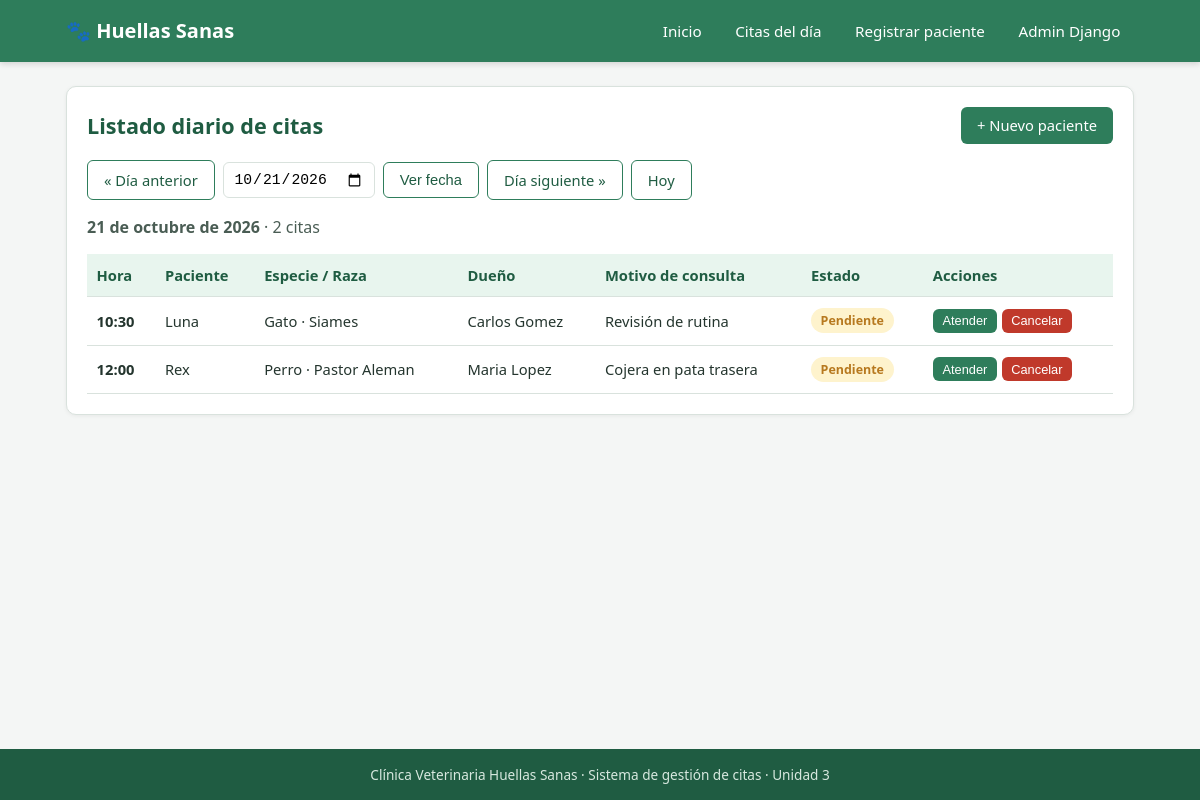
Page /citas/?fecha=2026-10-21 on the committed database.
### citas/models.py (models this page shows, shortened)
class Cita(models.Model):
    ESTADO_CITAS = [
        ("pendiente", "Pendiente"),
        ("atendida", "Atendida"),
        ("cancelada", "Cancelada"),
    ]
    mascota = models.ForeignKey(
        Mascota,
        on_delete=models.CASCADE,
        related_name="citas",
        verbose_name="Mascota",
    )
    fecha = models.DateField(verbose_name="Fecha")
    hora = models.TimeField(verbose_name="Hora")
    motivo_consulta = models.TextField(verbose_name="Motivo de consulta")
    estado = models.CharField(
        max_length=20,
        choices=ESTADO_CITAS,
        default="pendiente",
        verbose_name="Estado",
    )
    class Meta:
        verbose_name = "Cita"
        verbose_name_plural = "Citas"
        ordering = ["fecha", "hora"]

class Mascota(models.Model):
    nombre = models.CharField(max_length=100, verbose_name="Nombre de la mascota")
    especie = models.CharField(max_length=50, verbose_name="Especie")
    raza = models.CharField(max_length=100, verbose_name="Raza")
    nombre_dueno = models.CharField(max_length=150, verbose_name="Nombre del dueño")
    class Meta:
        verbose_name = "Mascota"
        verbose_name_plural = "Mascotas"

### citas/views.py (the view)
# urls.py: path("citas/", views.lista_citas, name="lista_citas"),
def lista_citas(request):
    hoy = timezone.localdate()
    fecha_param = request.GET.get("fecha", "")
    if fecha_param:
        try:
            fecha = datetime.strptime(fecha_param, "%Y-%m-%d").date()
        except ValueError:
            fecha = hoy
    else:
        fecha = hoy
    citas = (
        Cita.objects.select_related("mascota")
        .filter(fecha=fecha)
        .order_by("hora")
    )
    context = {
        "citas": citas,
        "fecha": fecha,
        "hoy": hoy,
        "total": citas.count(),
        "dia_anterior": fecha - timedelta(days=1),
        "dia_siguiente": fecha + timedelta(days=1),
    }
    return render(request, "citas/lista_citas.html", context)

### citas/templates/citas/lista_citas.html (shortened to what this page needs)
{% extends "citas/base.html" %}
{% block contenido %}
<section class="panel">
  <div class="panel-cabecera">
    <h1>Listado diario de citas</h1>
    <a class="boton boton-primario" href="{% url 'crear_mascota' %}">+ Nuevo paciente</a>
  </div>
  <form method="get" class="barra-fecha">
    <a class="boton boton-secundario" href="?fecha={{ dia_anterior|date:'Y-m-d' }}">&laquo; Día anterior</a>
    <input type="date" name="fecha" value="{{ fecha|date:'Y-m-d' }}">
    <button class="boton boton-secundario" type="submit">Ver fecha</button>
    <a class="boton boton-secundario" href="?fecha={{ dia_siguiente|date:'Y-m-d' }}">Día siguiente &raquo;</a>
    {% if fecha != hoy %}
      <a class="boton boton-secundario" href="?fecha={{ hoy|date:'Y-m-d' }}">Hoy</a>
    {% endif %}
  </form>
  <p class="resumen">
    <strong>{{ fecha|date:'d \d\e F \d\e Y' }}</strong> · {{ total }} cita{{ total|pluralize }}
  </p>
  {% if citas %}
    <div class="tabla-contenedor">
      <table class="tabla">
        <thead>
          <tr>
            <th>Hora</th>
            <th>Paciente</th>
            <th>Especie / Raza</th>
            <th>Dueño</th>
            <th>Motivo de consulta</th>
            <th>Estado</th>
            <th>Acciones</th>
          </tr>
        </thead>
        <tbody>
          {% for cita in citas %}
          <tr>
            <td data-label="Hora"><strong>{{ cita.hora|time:'H:i' }}</strong></td>
            <td data-label="Paciente">{{ cita.mascota.nombre }}</td>
            <td data-label="Especie / Raza">{{ cita.mascota.especie }} · {{ cita.mascota.raza }}</td>
            <td data-label="Dueño">{{ cita.mascota.nombre_dueno }}</td>
            <td data-label="Motivo">{{ cita.motivo_consulta }}</td>
            <td data-label="Estado">
              <span class="etiqueta etiqueta-{{ cita.estado }}">{{ cita.get_estado_display }}</span>
            </td>
            <td data-label="Acciones">
              <form method="post" action="{% url 'actualizar_estado_cita' cita.id %}" class="acciones">
                {% if cita.estado != 'atendida' %}
                  <button class="boton boton-mini boton-ok" name="estado" value="atendida">Atender</button>
                {% endif %}
                {% if cita.estado != 'cancelada' %}
                  <button class="boton boton-mini boton-peligro" name="estado" value="cancelada">Cancelar</button>
                {% endif %}
              </form>
            </td>
          </tr>
          {% endfor %}
        </tbody>
      </table>
    </div>
  {% else %}
    <div class="vacio">
      <p>No hay citas agendadas para el <strong>{{ fecha|date:'d/m/Y' }}</strong>.</p>
      <a class="boton boton-primario" href="{% url 'crear_mascota' %}">Registrar un paciente</a>
    </div>
  {% endif %}
</section>
{% endblock %}

### citas/static/citas/estilos.css (style rules this page uses)
:root { --verde: #2e7d5b; --verde-oscuro: #1f5c42; --verde-claro: #e8f5ee; --gris: #f4f6f5; --borde: #d9e2dd; --texto: #24352e; --rojo: #c0392b; --ambar: #b7791f; }
* { box-sizing: border-box; margin: 0; padding: 0; }
body { font-family: "Segoe UI", system-ui, -apple-system, sans-serif; background: var(--gris); color: var(--texto); min-height: 100vh; display: flex; flex-direction: column; }
.panel { background: #fff; border: 1px solid var(--borde); border-radius: 10px; padding: 1.25rem; box-shadow: 0 1px 4px rgba(0, 0, 0, 0.06); }
.panel-cabecera { display: flex; align-items: center; justify-content: space-between; flex-wrap: wrap; gap: 0.75rem; margin-bottom: 1rem; }
h1 { font-size: 1.35rem; color: var(--verde-oscuro); }
.resumen { margin-bottom: 1rem; color: #4a5d54; }
.boton { display: inline-block; border: none; border-radius: 6px; padding: 0.55rem 1rem; font-size: 0.92rem; cursor: pointer; text-decoration: none; text-align: center; background: var(--verde); color: #fff; transition: background 0.15s; }
.boton-primario { background: var(--verde); }
.boton-secundario { background: #fff; color: var(--verde-oscuro); border: 1px solid var(--verde); }
.boton-ok { background: var(--verde); }
.boton-peligro { background: var(--rojo); }
.boton-mini { padding: 0.3rem 0.6rem; font-size: 0.8rem; }
.barra-fecha { display: flex; flex-wrap: wrap; align-items: center; gap: 0.5rem; margin-bottom: 1rem; }
.barra-fecha input[type="date"] { padding: 0.5rem 0.6rem; border: 1px solid var(--borde); border-radius: 6px; font-size: 0.92rem; }
.tabla-contenedor { overflow-x: auto; }
.tabla { width: 100%; border-collapse: collapse; font-size: 0.92rem; }
.tabla th, .tabla td { padding: 0.7rem 0.6rem; border-bottom: 1px solid var(--borde); text-align: left; vertical-align: middle; }
.tabla thead th { background: var(--verde-claro); color: var(--verde-oscuro); font-weight: 600; white-space: nowrap; }
.acciones { display: flex; flex-wrap: wrap; gap: 0.3rem; }
.etiqueta { display: inline-block; padding: 0.25rem 0.6rem; border-radius: 999px; font-size: 0.78rem; font-weight: 600; white-space: nowrap; }
.etiqueta-pendiente { background: #fef3cd; color: var(--ambar); }

### rows in the picture
Cita: hora "10:30", mascota.nombre "Luna", mascota.especie "Gato", mascota.raza "Siames", mascota.nombre_dueno "Carlos Gomez", motivo_consulta "Revisión de rutina", estado "Pendiente", shows "Atender", shows "Cancelar"
Cita: hora "12:00", mascota.nombre "Rex", mascota.especie "Perro", mascota.raza "Pastor Aleman", mascota.nombre_dueno "Maria Lopez", motivo_consulta "Cojera en pata trasera", estado "Pendiente", shows "Atender", shows "Cancelar"

### other values in the picture
{{ fecha|date:'d \d\e F \d\e Y' }} "21 de octubre de 2026"
{{ total }} "2"
